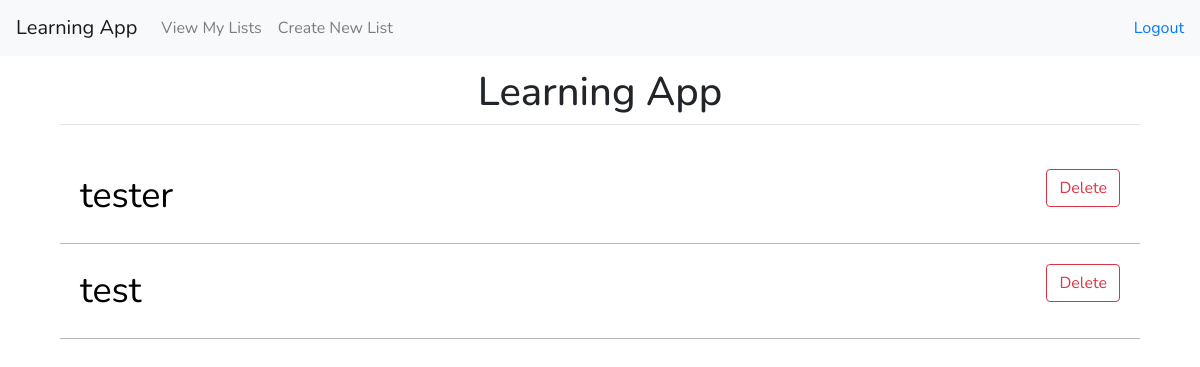
Before: /view/ (signed in) with the older database file.
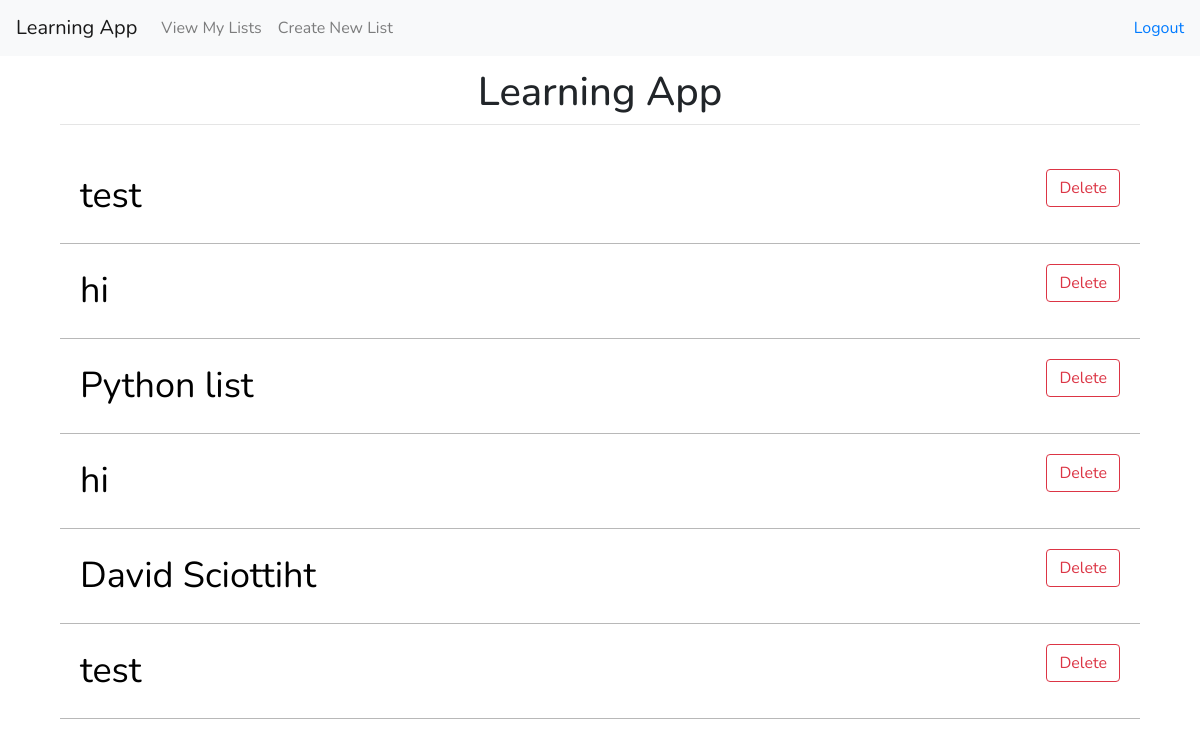
After: the same page with the newer database file.
### main/models.py (models this page shows, shortened)
class ToDoList(models.Model):
	user = models.ForeignKey(User, on_delete = models.CASCADE, related_name = "todolist", null = True)  # <--- added
	name = models.CharField(max_length = 200)

### main/views.py (the view)
# urls.py: path("view/", views.view, name="view"),  # <-- added
def view(response):
    if response.method == "POST":
        if response.POST.get("delete"):
            print("delete list")
            ls = ToDoList.objects.get(id=response.POST.get("delete"))
            print(ls.delete())
    return render(response, "main/view.html", {})

### main/templates/main/view.html (shortened to what this page needs)
{% extends 'main/base.html' %}
{% block content %}
	{% if user.is_authenticated %}
		<form method="post", action="#">
			<ul class="list-group">
				{% for l in user.todolist.all %}
					<li class="d-flex no-block card-body view-list">
						<a href="/{{l.id}}" class="m-b-0 font-medium p-0 list-link" data-abc="true">{{l.name}}</a>
						<div class="ml-auto">
							<div class="tetx-right">
								<button name="delete", value={{l.id}} type="submit" class="btn btn-outline-danger">Delete</button>
							</div>
						</div>
					</li>
				{% endfor %}
			</ul>
		</form>
	{% else %}
		<h3>Login <a href="/login">Here</a></h3>
	{% endif %}
{% endblock %}

### main/templates/main/base.html (shortened to what this page needs)
<!doctype html>
<html lang="en">
{% load static %}
<html lang="en">
  <head>
      <link rel="stylesheet" href="{% static "css/style.css" %}">
      <link rel="stylesheet" href="https://stackpath.bootstrapcdn.com/bootstrap/4.5.0/css/bootstrap.min.css"
>
  </head>
  <div class="container">
    <nav class="navbar navbar-expand-lg navbar-light bg-light fixed-top">
      <a class="navbar-brand" href="/">Learning App</a>
      <div class="collapse navbar-collapse" id="navbarSupportedContent">
        <ul class="navbar-nav mr-auto">
          <li class="nav-item">
            <a class="nav-link" href="/view">View My Lists</a>
          </li>
          <li class="nav-item">
            <a class="nav-link" href="/create">Create New List</a>
          </li>
        </ul>
      {% if user.is_authenticated %}
        <ul class="nav navbar-nav navbar-right">
          <li><a href="/logout">Logout</a></li>
        </ul>
      {% else %}
        <ul class="nav navbar-nav navbar-right">
          <li><a href="/login">Login/</a></li>
          <li><a href="/register">Sign Up</a></li>
        </ul>
      {% endif %}
      </div>
    </nav>
  </div>
  <body>
    <div class="main" >
      <div class="row justify-content-center">
        <div class="col-12">
          <h1 class="mt-2">Learning App</h1>
          <hr class="mt-0 mb-4">
          {% block content %}
          {% endblock %}
        </div>
      </div>
    </div>
  </body>
</html>

### static/css/style.css (style rules this page uses)
body { padding-top: 60px; padding: 5%; text-align: center; }
h1 { text-align: center; }
.view-list { border-bottom: 1px solid rgb(184, 184, 184); }
.list-link { font-size:3vw; color: rgb(0, 0, 0); }

### main/templates/main/base.html (style rules this page uses)
* { font-family: 'Nunito', sans-serif; }

Changed rows visible on the page:
removed ToDoList: name "tester", {{ l.id }} 39 (drawn)
added ToDoList: name "hi", {{ l.id }} 41 (drawn)
added ToDoList: name "Python list", {{ l.id }} 42 (drawn)
added ToDoList: name "hi", {{ l.id }} 43 (drawn)
added ToDoList: name "David Sciottiht", {{ l.id }} 44 (drawn)
added ToDoList: name "test", {{ l.id }} 45 (drawn)
